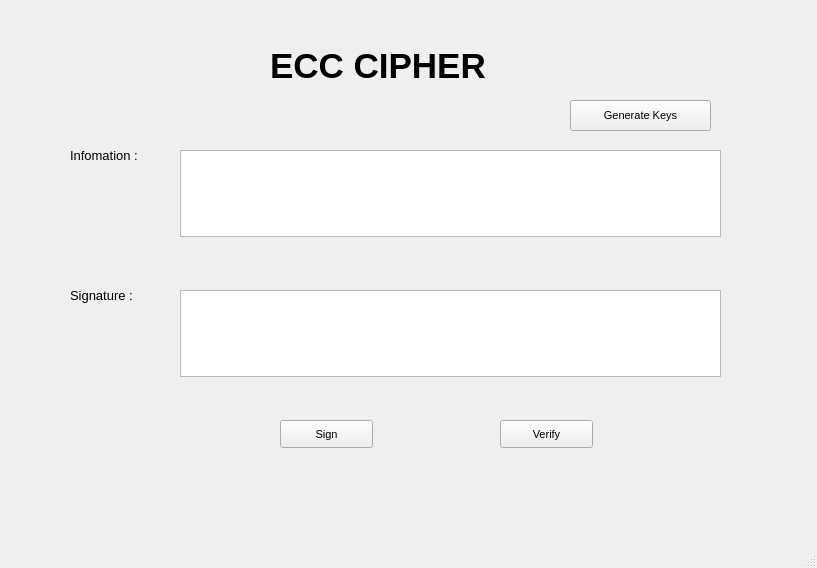
<?xml version="1.0" encoding="UTF-8"?>
<ui version="4.0">
 <class>MainWindow</class>
 <widget class="QMainWindow" name="MainWindow">
  <property name="geometry">
   <rect>
    <x>0</x>
    <y>0</y>
    <width>817</width>
    <height>568</height>
   </rect>
  </property>
  <property name="font">
   <font>
    <pointsize>8</pointsize>
   </font>
  </property>
  <property name="windowTitle">
   <string>MainWindow</string>
  </property>
  <widget class="QWidget" name="centralwidget">
   <widget class="QPushButton" name="btnsign">
    <property name="geometry">
     <rect>
      <x>280</x>
      <y>420</y>
      <width>93</width>
      <height>28</height>
     </rect>
    </property>
    <property name="text">
     <string>Sign</string>
    </property>
   </widget>
   <widget class="QPushButton" name="btnverify">
    <property name="geometry">
     <rect>
      <x>500</x>
      <y>420</y>
      <width>93</width>
      <height>28</height>
     </rect>
    </property>
    <property name="text">
     <string>Verify</string>
    </property>
   </widget>
   <widget class="QPushButton" name="btngenerate">
    <property name="geometry">
     <rect>
      <x>570</x>
      <y>100</y>
      <width>141</width>
      <height>31</height>
     </rect>
    </property>
    <property name="text">
     <string>Generate Keys</string>
    </property>
   </widget>
   <widget class="QLabel" name="label">
    <property name="geometry">
     <rect>
      <x>270</x>
      <y>30</y>
      <width>291</width>
      <height>71</height>
     </rect>
    </property>
    <property name="font">
     <font>
      <pointsize>26</pointsize>
      <weight>75</weight>
      <bold>true</bold>
     </font>
    </property>
    <property name="text">
     <string>ECC CIPHER</string>
    </property>
   </widget>
   <widget class="QLabel" name="label_2">
    <property name="geometry">
     <rect>
      <x>70</x>
      <y>140</y>
      <width>101</width>
      <height>31</height>
     </rect>
    </property>
    <property name="font">
     <font>
      <pointsize>10</pointsize>
     </font>
    </property>
    <property name="text">
     <string>Infomation :</string>
    </property>
   </widget>
   <widget class="QLabel" name="label_3">
    <property name="geometry">
     <rect>
      <x>70</x>
      <y>280</y>
      <width>101</width>
      <height>31</height>
     </rect>
    </property>
    <property name="font">
     <font>
      <pointsize>10</pointsize>
     </font>
    </property>
    <property name="text">
     <string>Signature :</string>
    </property>
   </widget>
   <widget class="QTextEdit" name="txtplaintext">
    <property name="geometry">
     <rect>
      <x>180</x>
      <y>150</y>
      <width>541</width>
      <height>87</height>
     </rect>
    </property>
   </widget>
   <widget class="QTextEdit" name="txtcptext">
    <property name="geometry">
     <rect>
      <x>180</x>
      <y>290</y>
      <width>541</width>
      <height>87</height>
     </rect>
    </property>
   </widget>
  </widget>
  <widget class="QMenuBar" name="menubar">
   <property name="geometry">
    <rect>
     <x>0</x>
     <y>0</y>
     <width>817</width>
     <height>23</height>
    </rect>
   </property>
  </widget>
  <widget class="QStatusBar" name="statusbar"/>
 </widget>
 <resources/>
 <connections/>
</ui>
